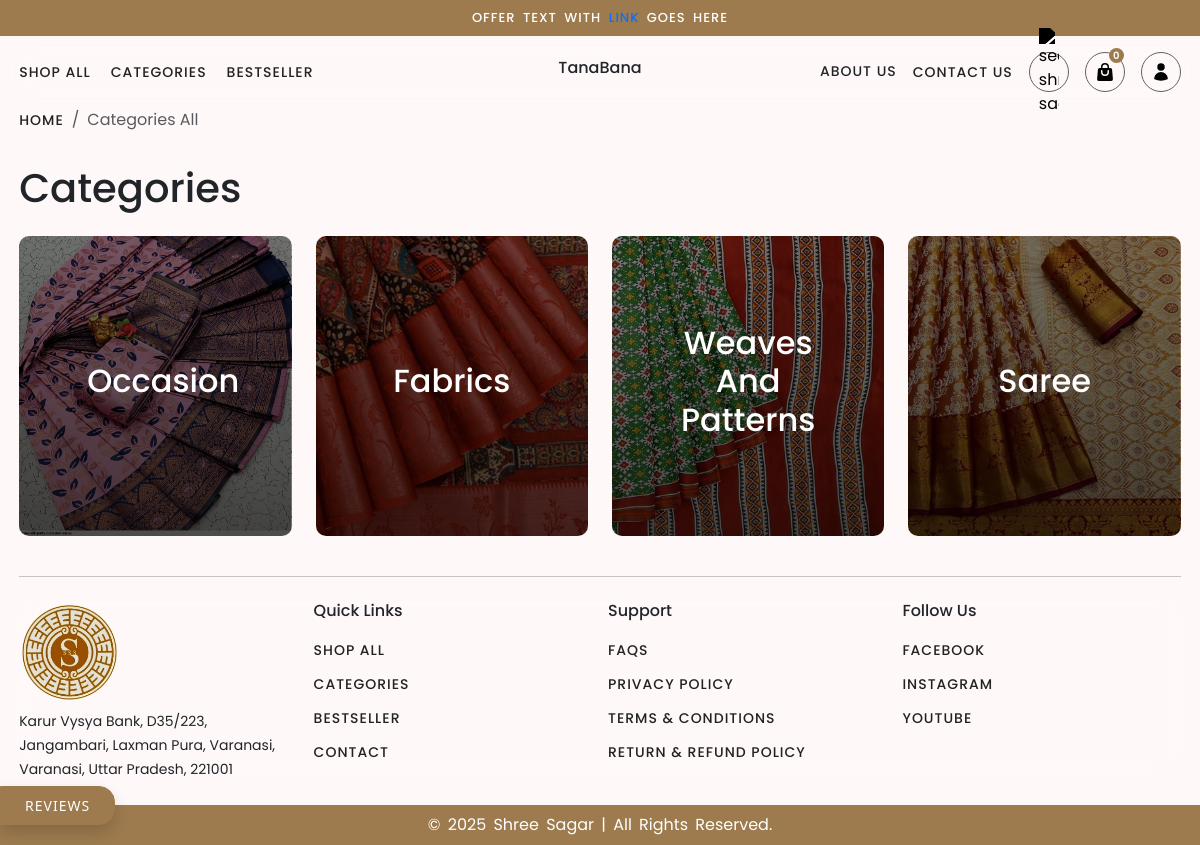
/categories, run on an earlier commit of the app's database.
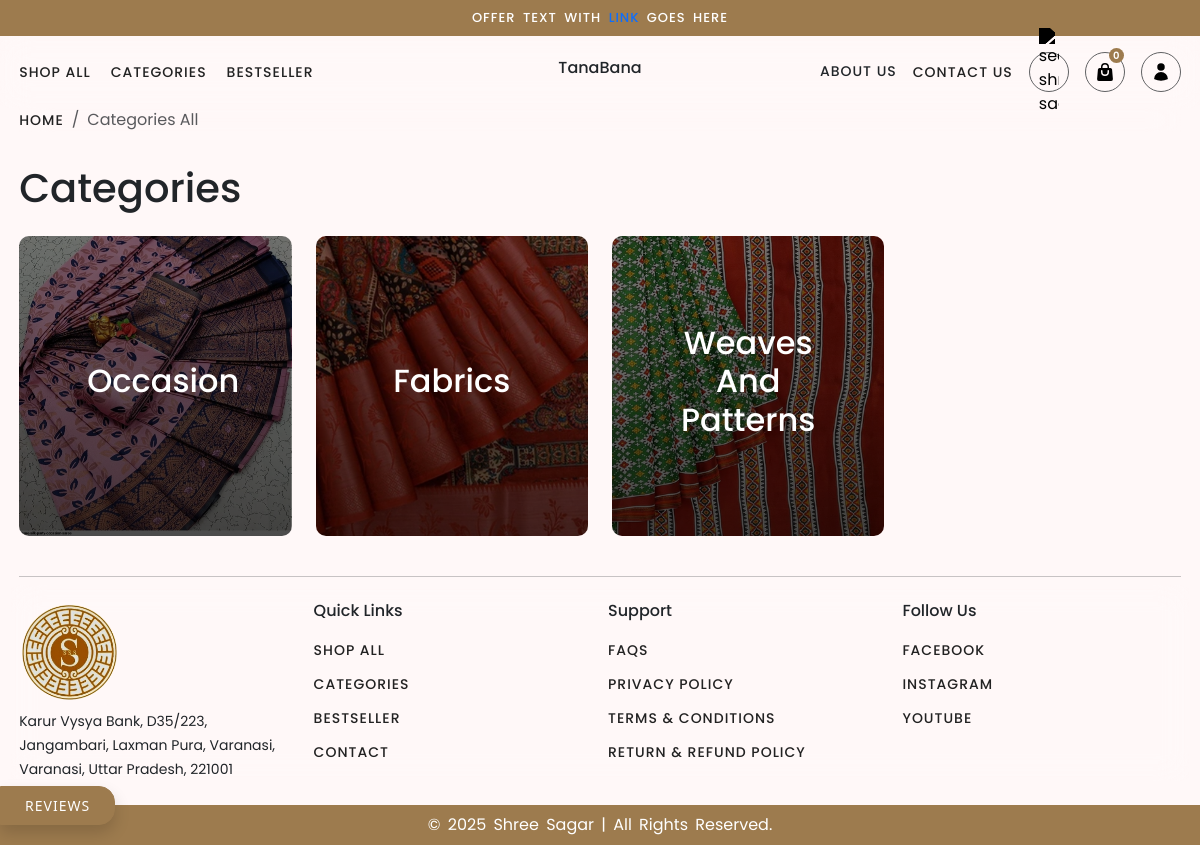
And on a later commit of the database.
### inventory/models.py (models this page shows, shortened)
class Category(models.Model):
    name = models.CharField(max_length=100, unique=True)
    slug = models.SlugField(max_length=100, unique=True, blank=True, null=True)
    description = models.TextField(blank=True, null=True)
    thumbnail = ProcessedImageField(upload_to='category_thumbnails/',
                                    processors=[ResizeToFit(600, 600)],
                                    format='WEBP',
                                    options={'quality': 95})
    seo_meta_title = models.CharField(max_length=70, blank=True, null=True)
    seo_meta_description = models.CharField(
        max_length=160, blank=True, null=True)
    seo_meta_keywords = models.CharField(max_length=255, blank=True, null=True)
    additional_seo = models.TextField(
        blank=True, help_text="Additional SEO code or metadata")
    created_at = models.DateTimeField(auto_now_add=True)  # already present
    updated_at = models.DateTimeField(auto_now=True)  # already present
    class Meta:
        indexes = [
            models.Index(fields=['slug']),
            models.Index(fields=['created_at']),
            models.Index(fields=['updated_at']),
        ]
        verbose_name = 'Category'
        verbose_name_plural = 'Categories'
    def __str__(self):
        return f"{self.name}"

### website/views.py (the view)
# urls.py: path('categories', views.categories, name='categories'),
def categories(request):
    categories = Category.objects.all().order_by('-created_at')
    return render(request, 'website/pages/categories.html', {'categories': categories})

### website/context_processors.py (called while the page is built)
def categories(request):
    categories_data = []
    for category in Category.objects.all().order_by('-id'):
        subcategories = Subcategory.objects.filter(category=category)
        categories_data.append({
            'category': category,
            'subcategories': subcategories
        })
    return {
        'categories_data': categories_data,
        'home': Home.objects.get(pk=1)
    }

### template/website/pages/categories.html (shortened to what this page needs)
{% extends '../base.html' %}
{% block content %}
<div class="container-fluid overflow-hidden">
    <nav aria-label="breadcrumb my-4">
        <ol class="breadcrumb">
            <li class="breadcrumb-item"><a href="{% url 'home' %}">Home</a></li>
            <li class="breadcrumb-item active" aria-current="page">Categories All</li>
        </ol>
    </nav>
    <h1 class="py-3">Categories</h1>
    <div class="row">
        {% for category in categories %}
            <a class="col-md-3" href="{% url 'shop' %}?category={{category.id}}">
                <div style="height: 300px; width: 100%; background-image: linear-gradient(rgba(0, 0, 0, 0.5), rgba(0, 0, 0, 0.7)), url('{{ category.thumbnail.url }}'); background-size: cover; background-position: center; border-radius: 10px;" class="d-flex justify-content-center align-items-center">
                    <h2 class="text-white w-50 text-center mx-auto">{{category.name}}</h2>
                </div>
            </a>
        {% endfor %}
    </div>
</div>
{% endblock content %}

What changed in the data, as far as the page shows it:
removed Category: thumbnail (picture), name "Saree"
